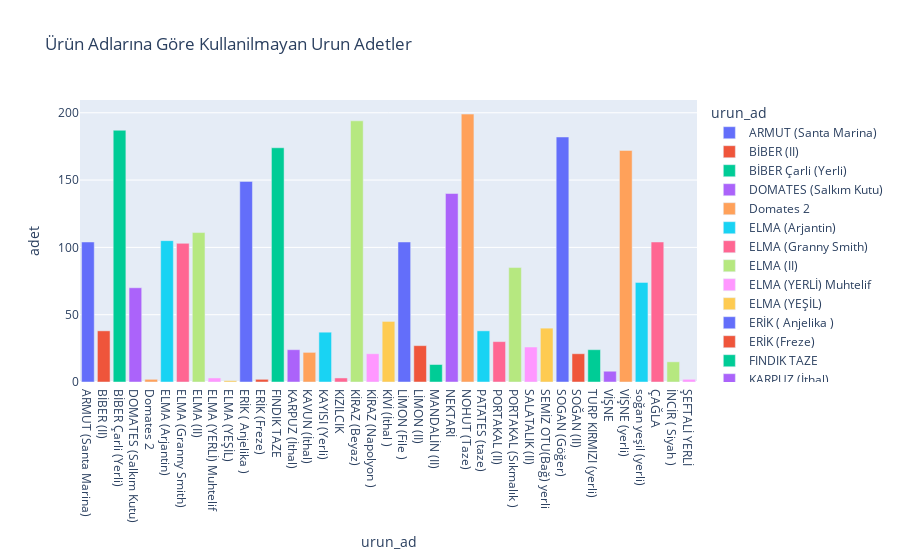

Notebook code cell kept with this figure:
### Code cell
# Gruplama ve ortalama hesaplama işlemi
import plotly_express as px
not_useful = pd.read_csv("nonuseful_hal_fiyatlari.csv")

sonuclar = nonuseful.groupby('urun_ad').agg({'urun_ad': 'count', 'ortalama_fiyat': 'mean'})

# Sütun adlarını düzenleyelim
sonuclar.columns = ['adet', 'ortalama_fiyat']

# 'urun_ad' sütununu da ekleyelim
sonuclar['urun_ad'] = sonuclar.index

# Sıralama için indeksi sıfırlayalım
sonuclar.reset_index(drop=True, inplace=True)

# Sütunları yeniden düzenleyelim
sonuclar = sonuclar[['urun_ad', 'adet', 'ortalama_fiyat']]

# Çubuk grafiği oluşturalım
fig = px.bar(sonuclar, x='urun_ad', y='adet', color='urun_ad', title='Ürün Adlarına Göre Kullanilmayan Urun Adetler')


fig.show()
# fig.write_image('urun_adlarina_gore_kullanilmayan_urun_adet_grafigi.png')

### Figure 1 — Plotly figure (JSON) as saved in the notebook; plotly's stock layout.template omitted (floating-point values rounded to 4 significant figures)
{"data": [{"alignmentgroup": "True", "hovertemplate": "urun_ad=%{x}<br>adet=%{y}<extra></extra>", "legendgroup": "ARMUT (Santa Marina)", "marker": {"color": "#636efa", "pattern": {"shape": ""}}, "name": "ARMUT (Santa Marina)", "offsetgroup": "ARMUT (Santa Marina)", "orientation": "v", "showlegend": true, "textposition": "auto", "type": "bar", "x": ["ARMUT (Santa Marina)"], "xaxis": "x", "y": [104], "yaxis": "y"}, {"alignmentgroup": "True", "hovertemplate": "urun_ad=%{x}<br>adet=%{y}<extra></extra>", "legendgroup": "BİBER (II)", "marker": {"color": "#EF553B", "pattern": {"shape": ""}}, "name": "BİBER (II)", "offsetgroup": "BİBER (II)", "orientation": "v", "showlegend": true, "textposition": "auto", "type": "bar", "x": ["BİBER (II)"], "xaxis": "x", "y": [38], "yaxis": "y"}, {"alignmentgroup": "True", "hovertemplate": "urun_ad=%{x}<br>adet=%{y}<extra></extra>", "legendgroup": "BİBER Çarli (Yerli)", "marker": {"color": "#00cc96", "pattern": {"shape": ""}}, "name": "BİBER Çarli (Yerli)", "offsetgroup": "BİBER Çarli (Yerli)", "orientation": "v", "showlegend": true, "textposition": "auto", "type": "bar", "x": ["BİBER Çarli (Yerli)"], "xaxis": "x", "y": [187], "yaxis": "y"}, {"alignmentgroup": "True", "hovertemplate": "urun_ad=%{x}<br>adet=%{y}<extra></extra>", "legendgroup": "DOMATES (Salkım Kutu)", "marker": {"color": "#ab63fa", "pattern": {"shape": ""}}, "name": "DOMATES (Salkım Kutu)", "offsetgroup": "DOMATES (Salkım Kutu)", "orientation": "v", "showlegend": true, "textposition": "auto", "type": "bar", "x": ["DOMATES (Salkım Kutu)"], "xaxis": "x", "y": [70], "yaxis": "y"}, {"alignmentgroup": "True", "hovertemplate": "urun_ad=%{x}<br>adet=%{y}<extra></extra>", "legendgroup": "Domates 2", "marker": {"color": "#FFA15A", "pattern": {"shape": ""}}, "name": "Domates 2", "offsetgroup": "Domates 2", "orientation": "v", "showlegend": true, "textposition": "auto", "type": "bar", "x": ["Domates 2"], "xaxis": "x", "y": [2], "yaxis": "y"}, {"alignmentgroup": "True", "hovertemplate": "urun_ad=%{x}<br>adet=%{y}<extra></extra>", "legendgroup": "ELMA (Arjantin)", "marker": {"color": "#19d3f3", "pattern": {"shape": ""}}, "name": "ELMA (Arjantin)", "offsetgroup": "ELMA (Arjantin)", "orientation": "v", "showlegend": true, "textposition": "auto", "type": "bar", "x": ["ELMA (Arjantin)"], "xaxis": "x", "y": [105], "yaxis": "y"}, {"alignmentgroup": "True", "hovertemplate": "urun_ad=%{x}<br>adet=%{y}<extra></extra>", "legendgroup": "ELMA (Granny Smith)", "marker": {"color": "#FF6692", "pattern": {"shape": ""}}, "name": "ELMA (Granny Smith)", "offsetgroup": "ELMA (Granny Smith)", "orientation": "v", "showlegend": true, "textposition": "auto", "type": "bar", "x": ["ELMA (Granny Smith)"], "xaxis": "x", "y": [103], "yaxis": "y"}, {"alignmentgroup": "True", "hovertemplate": "urun_ad=%{x}<br>adet=%{y}<extra></extra>", "legendgroup": "ELMA (II)", "marker": {"color": "#B6E880", "pattern": {"shape": ""}}, "name": "ELMA (II)", "offsetgroup": "ELMA (II)", "orientation": "v", "showlegend": true, "textposition": "auto", "type": "bar", "x": ["ELMA (II)"], "xaxis": "x", "y": [111], "yaxis": "y"}, {"alignmentgroup": "True", "hovertemplate": "urun_ad=%{x}<br>adet=%{y}<extra></extra>", "legendgroup": "ELMA (YERLİ) Muhtelif", "marker": {"color": "#FF97FF", "pattern": {"shape": ""}}, "name": "ELMA (YERLİ) Muhtelif", "offsetgroup": "ELMA (YERLİ) Muhtelif", "orientation": "v", "showlegend": true, "textposition": "auto", "type": "bar", "x": ["ELMA (YERLİ) Muhtelif"], "xaxis": "x", "y": [3], "yaxis": "y"}, {"alignmentgroup": "True", "hovertemplate": "urun_ad=%{x}<br>adet=%{y}<extra></extra>", "legendgroup": "ELMA (YEŞİL)", "marker": {"color": "#FECB52", "pattern": {"shape": ""}}, "name": "ELMA (YEŞİL)", "offsetgroup": "ELMA (YEŞİL)", "orientation": "v", "showlegend": true, "textposition": "auto", "type": "bar", "x": ["ELMA (YEŞİL)"], "xaxis": "x", "y": [1], "yaxis": "y"}, {"alignmentgroup": "True", "hovertemplate": "urun_ad=%{x}<br>adet=%{y}<extra></extra>", "legendgroup": "ERİK ( Anjelika )", "marker": {"color": "#636efa", "pattern": {"shape": ""}}, "name": "ERİK ( Anjelika )", "offsetgroup": "ERİK ( Anjelika )", "orientation": "v", "showlegend": true, "textposition": "auto", "type": "bar", "x": ["ERİK ( Anjelika )"], "xaxis": "x", "y": [149], "yaxis": "y"}, {"alignmentgroup": "True", "hovertemplate": "urun_ad=%{x}<br>adet=%{y}<extra></extra>", "legendgroup": "ERİK (Freze)", "marker": {"color": "#EF553B", "pattern": {"shape": ""}}, "name": "ERİK (Freze)", "offsetgroup": "ERİK (Freze)", "orientation": "v", "showlegend": true, "textposition": "auto", "type": "bar", "x": ["ERİK (Freze)"], "xaxis": "x", "y": [2], "yaxis": "y"}, {"alignmentgroup": "True", "hovertemplate": "urun_ad=%{x}<br>adet=%{y}<extra></extra>", "legendgroup": "FINDIK TAZE", "marker": {"color": "#00cc96", "pattern": {"shape": ""}}, "name": "FINDIK TAZE", "offsetgroup": "FINDIK TAZE", "orientation": "v", "showlegend": true, "textposition": "auto", "type": "bar", "x": ["FINDIK TAZE"], "xaxis": "x", "y": [174], "yaxis": "y"}, {"alignmentgroup": "True", "hovertemplate": "urun_ad=%{x}<br>adet=%{y}<extra></extra>", "legendgroup": "KARPUZ (İthal)", "marker": {"color": "#ab63fa", "pattern": {"shape": ""}}, "name": "KARPUZ (İthal)", "offsetgroup": "KARPUZ (İthal)", "orientation": "v", "showlegend": true, "textposition": "auto", "type": "bar", "x": ["KARPUZ (İthal)"], "xaxis": "x", "y": [24], "yaxis": "y"}, {"alignmentgroup": "True", "hovertemplate": "urun_ad=%{x}<br>adet=%{y}<extra></extra>", "legendgroup": "KAVUN (İthal)", "marker": {"color": "#FFA15A", "pattern": {"shape": ""}}, "name": "KAVUN (İthal)", "offsetgroup": "KAVUN (İthal)", "orientation": "v", "showlegend": true, "textposition": "auto", "type": "bar", "x": ["KAVUN (İthal)"], "xaxis": "x", "y": [22], "yaxis": "y"}, {"alignmentgroup": "True", "hovertemplate": "urun_ad=%{x}<br>adet=%{y}<extra></extra>", "legendgroup": "KAYISI (Yerli)", "marker": {"color": "#19d3f3", "pattern": {"shape": ""}}, "name": "KAYISI (Yerli)", "offsetgroup": "KAYISI (Yerli)", "orientation": "v", "showlegend": true, "textposition": "auto", "type": "bar", "x": ["KAYISI (Yerli)"], "xaxis": "x", "y": [37], "yaxis": "y"}, {"alignmentgroup": "True", "hovertemplate": "urun_ad=%{x}<br>adet=%{y}<extra></extra>", "legendgroup": "KIZILCIK", "marker": {"color": "#FF6692", "pattern": {"shape": ""}}, "name": "KIZILCIK", "offsetgroup": "KIZILCIK", "orientation": "v", "showlegend": true, "textposition": "auto", "type": "bar", "x": ["KIZILCIK"], "xaxis": "x", "y": [3], "yaxis": "y"}, {"alignmentgroup": "True", "hovertemplate": "urun_ad=%{x}<br>adet=%{y}<extra></extra>", "legendgroup": "KİRAZ (Beyaz)", "marker": {"color": "#B6E880", "pattern": {"shape": ""}}, "name": "KİRAZ (Beyaz)", "offsetgroup": "KİRAZ (Beyaz)", "orientation": "v", "showlegend": true, "textposition": "auto", "type": "bar", "x": ["KİRAZ (Beyaz)"], "xaxis": "x", "y": [194], "yaxis": "y"}, {"alignmentgroup": "True", "hovertemplate": "urun_ad=%{x}<br>adet=%{y}<extra></extra>", "legendgroup": "KİRAZ (Napolyon )", "marker": {"color": "#FF97FF", "pattern": {"shape": ""}}, "name": "KİRAZ (Napolyon )", "offsetgroup": "KİRAZ (Napolyon )", "orientation": "v", "showlegend": true, "textposition": "auto", "type": "bar", "x": ["KİRAZ (Napolyon )"], "xaxis": "x", "y": [21], "yaxis": "y"}, {"alignmentgroup": "True", "hovertemplate": "urun_ad=%{x}<br>adet=%{y}<extra></extra>", "legendgroup": "KİVİ (İthal )", "marker": {"color": "#FECB52", "pattern": {"shape": ""}}, "name": "KİVİ (İthal )", "offsetgroup": "KİVİ (İthal )", "orientation": "v", "showlegend": true, "textposition": "auto", "type": "bar", "x": ["KİVİ (İthal )"], "xaxis": "x", "y": [45], "yaxis": "y"}, {"alignmentgroup": "True", "hovertemplate": "urun_ad=%{x}<br>adet=%{y}<extra></extra>", "legendgroup": "LİMON (File )", "marker": {"color": "#636efa", "pattern": {"shape": ""}}, "name": "LİMON (File )", "offsetgroup": "LİMON (File )", "orientation": "v", "showlegend": true, "textposition": "auto", "type": "bar", "x": ["LİMON (File )"], "xaxis": "x", "y": [104], "yaxis": "y"}, {"alignmentgroup": "True", "hovertemplate": "urun_ad=%{x}<br>adet=%{y}<extra></extra>", "legendgroup": "LİMON (II)", "marker": {"color": "#EF553B", "pattern": {"shape": ""}}, "name": "LİMON (II)", "offsetgroup": "LİMON (II)", "orientation": "v", "showlegend": true, "textposition": "auto", "type": "bar", "x": ["LİMON (II)"], "xaxis": "x", "y": [27], "yaxis": "y"}, {"alignmentgroup": "True", "hovertemplate": "urun_ad=%{x}<br>adet=%{y}<extra></extra>", "legendgroup": "MANDALİN (II)", "marker": {"color": "#00cc96", "pattern": {"shape": ""}}, "name": "MANDALİN (II)", "offsetgroup": "MANDALİN (II)", "orientation": "v", "showlegend": true, "textposition": "auto", "type": "bar", "x": ["MANDALİN (II)"], "xaxis": "x", "y": [13], "yaxis": "y"}, {"alignmentgroup": "True", "hovertemplate": "urun_ad=%{x}<br>adet=%{y}<extra></extra>", "legendgroup": "NEKTARİ", "marker": {"color": "#ab63fa", "pattern": {"shape": ""}}, "name": "NEKTARİ", "offsetgroup": "NEKTARİ", "orientation": "v", "showlegend": true, "textposition": "auto", "type": "bar", "x": ["NEKTARİ"], "xaxis": "x", "y": [140], "yaxis": "y"}, {"alignmentgroup": "True", "hovertemplate": "urun_ad=%{x}<br>adet=%{y}<extra></extra>", "legendgroup": "NOHUT (Taze)", "marker": {"color": "#FFA15A", "pattern": {"shape": ""}}, "name": "NOHUT (Taze)", "offsetgroup": "NOHUT (Taze)", "orientation": "v", "showlegend": true, "textposition": "auto", "type": "bar", "x": ["NOHUT (Taze)"], "xaxis": "x", "y": [199], "yaxis": "y"}, {"alignmentgroup": "True", "hovertemplate": "urun_ad=%{x}<br>adet=%{y}<extra></extra>", "legendgroup": "PATATES (taze)", "marker": {"color": "#19d3f3", "pattern": {"shape": ""}}, "name": "PATATES (taze)", "offsetgroup": "PATATES (taze)", "orientation": "v", "showlegend": true, "textposition": "auto", "type": "bar", "x": ["PATATES (taze)"], "xaxis": "x", "y": [38], "yaxis": "y"}, {"alignmentgroup": "True", "hovertemplate": "urun_ad=%{x}<br>adet=%{y}<extra></extra>", "legendgroup": "PORTAKAL (II)", "marker": {"color": "#FF6692", "pattern": {"shape": ""}}, "name": "PORTAKAL (II)", "offsetgroup": "PORTAKAL (II)", "orientation": "v", "showlegend": true, "textposition": "auto", "type": "bar", "x": ["PORTAKAL (II)"], "xaxis": "x", "y": [30], "yaxis": "y"}, {"alignmentgroup": "True", "hovertemplate": "urun_ad=%{x}<br>adet=%{y}<extra></extra>", "legendgroup": "PORTAKAL (Sıkmalık )", "marker": {"color": "#B6E880", "pattern": {"shape": ""}}, "name": "PORTAKAL (Sıkmalık )", "offsetgroup": "PORTAKAL (Sıkmalık )", "orientation": "v", "showlegend": true, "textposition": "auto", "type": "bar", "x": ["PORTAKAL (Sıkmalık )"], "xaxis": "x", "y": [85], "yaxis": "y"}, {"alignmentgroup": "True", "hovertemplate": "urun_ad=%{x}<br>adet=%{y}<extra></extra>", "legendgroup": "SALATALIK (II)", "marker": {"color": "#FF97FF", "pattern": {"shape": ""}}, "name": "SALATALIK (II)", "offsetgroup": "SALATALIK (II)", "orientation": "v", "showlegend": true, "textposition": "auto", "type": "bar", "x": ["SALATALIK (II)"], "xaxis": "x", "y": [26], "yaxis": "y"}, {"alignmentgroup": "True", "hovertemplate": "urun_ad=%{x}<br>adet=%{y}<extra></extra>", "legendgroup": "SEMİZ OTU(Bağ) yerli", "marker": {"color": "#FECB52", "pattern": {"shape": ""}}, "name": "SEMİZ OTU(Bağ) yerli", "offsetgroup": "SEMİZ OTU(Bağ) yerli", "orientation": "v", "showlegend": true, "textposition": "auto", "type": "bar", "x": ["SEMİZ OTU(Bağ) yerli"], "xaxis": "x", "y": [40], "yaxis": "y"}, {"alignmentgroup": "True", "hovertemplate": "urun_ad=%{x}<br>adet=%{y}<extra></extra>", "legendgroup": "SOGAN (Göğer)", "marker": {"color": "#636efa", "pattern": {"shape": ""}}, "name": "SOGAN (Göğer)", "offsetgroup": "SOGAN (Göğer)", "orientation": "v", "showlegend": true, "textposition": "auto", "type": "bar", "x": ["SOGAN (Göğer)"], "xaxis": "x", "y": [182], "yaxis": "y"}, {"alignmentgroup": "True", "hovertemplate": "urun_ad=%{x}<br>adet=%{y}<extra></extra>", "legendgroup": "SOĞAN (II)", "marker": {"color": "#EF553B", "pattern": {"shape": ""}}, "name": "SOĞAN (II)", "offsetgroup": "SOĞAN (II)", "orientation": "v", "showlegend": true, "textposition": "auto", "type": "bar", "x": ["SOĞAN (II)"], "xaxis": "x", "y": [21], "yaxis": "y"}, {"alignmentgroup": "True", "hovertemplate": "urun_ad=%{x}<br>adet=%{y}<extra></extra>", "legendgroup": "TURP KIRMIZI (yerli)", "marker": {"color": "#00cc96", "pattern": {"shape": ""}}, "name": "TURP KIRMIZI (yerli)", "offsetgroup": "TURP KIRMIZI (yerli)", "orientation": "v", "showlegend": true, "textposition": "auto", "type": "bar", "x": ["TURP KIRMIZI (yerli)"], "xaxis": "x", "y": [24], "yaxis": "y"}, {"alignmentgroup": "True", "hovertemplate": "urun_ad=%{x}<br>adet=%{y}<extra></extra>", "legendgroup": "VİŞNE", "marker": {"color": "#ab63fa", "pattern": {"shape": ""}}, "name": "VİŞNE", "offsetgroup": "VİŞNE", "orientation": "v", "showlegend": true, "textposition": "auto", "type": "bar", "x": ["VİŞNE"], "xaxis": "x", "y": [8], "yaxis": "y"}, {"alignmentgroup": "True", "hovertemplate": "urun_ad=%{x}<br>adet=%{y}<extra></extra>", "legendgroup": "VİŞNE (yerli)", "marker": {"color": "#FFA15A", "pattern": {"shape": ""}}, "name": "VİŞNE (yerli)", "offsetgroup": "VİŞNE (yerli)", "orientation": "v", "showlegend": true, "textposition": "auto", "type": "bar", "x": ["VİŞNE (yerli)"], "xaxis": "x", "y": [172], "yaxis": "y"}, {"alignmentgroup": "True", "hovertemplate": "urun_ad=%{x}<br>adet=%{y}<extra></extra>", "legendgroup": "soğan yeşil (yerli)", "marker": {"color": "#19d3f3", "pattern": {"shape": ""}}, "name": "soğan yeşil (yerli)", "offsetgroup": "soğan yeşil (yerli)", "orientation": "v", "showlegend": true, "textposition": "auto", "type": "bar", "x": ["soğan yeşil (yerli)"], "xaxis": "x", "y": [74], "yaxis": "y"}, {"alignmentgroup": "True", "hovertemplate": "urun_ad=%{x}<br>adet=%{y}<extra></extra>", "legendgroup": "ÇAĞLA", "marker": {"color": "#FF6692", "pattern": {"shape": ""}}, "name": "ÇAĞLA", "offsetgroup": "ÇAĞLA", "orientation": "v", "showlegend": true, "textposition": "auto", "type": "bar", "x": ["ÇAĞLA"], "xaxis": "x", "y": [104], "yaxis": "y"}, {"alignmentgroup": "True", "hovertemplate": "urun_ad=%{x}<br>adet=%{y}<extra></extra>", "legendgroup": "İNCİR ( Siyah )", "marker": {"color": "#B6E880", "pattern": {"shape": ""}}, "name": "İNCİR ( Siyah )", "offsetgroup": "İNCİR ( Siyah )", "orientation": "v", "showlegend": true, "textposition": "auto", "type": "bar", "x": ["İNCİR ( Siyah )"], "xaxis": "x", "y": [15], "yaxis": "y"}, {"alignmentgroup": "True", "hovertemplate": "urun_ad=%{x}<br>adet=%{y}<extra></extra>", "legendgroup": "ŞEFTALİ YERLİ", "marker": {"color": "#FF97FF", "pattern": {"shape": ""}}, "name": "ŞEFTALİ YERLİ", "offsetgroup": "ŞEFTALİ YERLİ", "orientation": "v", "showlegend": true, "textposition": "auto", "type": "bar", "x": ["ŞEFTALİ YERLİ"], "xaxis": "x", "y": [2], "yaxis": "y"}], "layout": {"barmode": "relative", "legend": {"title": {"text": "urun_ad"}, "tracegroupgap": 0}, "title": {"text": "Ürün Adlarına Göre Kullanilmayan Urun Adetler"}, "xaxis": {"anchor": "y", "categoryarray": ["ARMUT (Santa Marina)", "BİBER (II)", "BİBER Çarli (Yerli)", "DOMATES (Salkım Kutu)", "Domates 2", "ELMA (Arjantin)", "ELMA (Granny Smith)", "ELMA (II)", "ELMA (YERLİ) Muhtelif", "ELMA (YEŞİL)", "ERİK ( Anjelika )", "ERİK (Freze)", "FINDIK TAZE", "KARPUZ (İthal)", "KAVUN (İthal)", "KAYISI (Yerli)", "KIZILCIK", "KİRAZ (Beyaz)", "KİRAZ (Napolyon )", "KİVİ (İthal )", "LİMON (File )", "LİMON (II)", "MANDALİN (II)", "NEKTARİ", "NOHUT (Taze)", "PATATES (taze)", "PORTAKAL (II)", "PORTAKAL (Sıkmalık )", "SALATALIK (II)", "SEMİZ OTU(Bağ) yerli", "SOGAN (Göğer)", "SOĞAN (II)", "TURP KIRMIZI (yerli)", "VİŞNE", "VİŞNE (yerli)", "soğan yeşil (yerli)", "ÇAĞLA", "İNCİR ( Siyah )", "ŞEFTALİ YERLİ"], "categoryorder": "array", "domain": [0, 1], "title": {"text": "urun_ad"}}, "yaxis": {"anchor": "x", "domain": [0, 1], "title": {"text": "adet"}}}}
